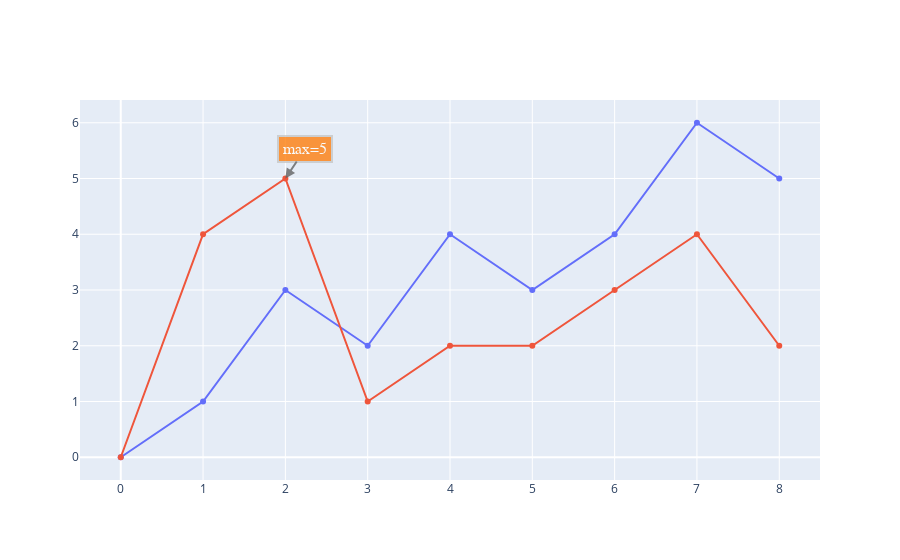

The code cell stored with this chart in its notebook:
### Markdown cell above
<h3 id="Styling-and-Coloring-Annotations">Styling and Coloring Annotations<a class="anchor-link" href="#Styling-and-Coloring-Annotations">¶</a></h3>

### Code cell
import plotly.graph_objects as go

fig = go.Figure()

fig.add_trace(go.Scatter(
    x=[0, 1, 2, 3, 4, 5, 6, 7, 8],
    y=[0, 1, 3, 2, 4, 3, 4, 6, 5]
))

fig.add_trace(go.Scatter(
    x=[0, 1, 2, 3, 4, 5, 6, 7, 8],
    y=[0, 4, 5, 1, 2, 2, 3, 4, 2]
))

fig.update_layout(
    showlegend=False,
    annotations=[
        go.layout.Annotation(
            x=2,
            y=5,
            xref="x",
            yref="y",
            text="max=5",
            showarrow=True,
            font=dict(
                family="Courier New, monospace",
                size=16,
                color="#ffffff"
            ),
            align="center",
            arrowhead=2,
            arrowsize=1,
            arrowwidth=2,
            arrowcolor="#636363",
            ax=20,
            ay=-30,
            bordercolor="#c7c7c7",
            borderwidth=2,
            borderpad=4,
            bgcolor="#ff7f0e",
            opacity=0.8
        )
    ]
)

fig.show()

### Figure 1 — Plotly figure (JSON) as saved in the notebook; plotly's stock layout.template omitted (floating-point values rounded to 4 significant figures)
{"data": [{"type": "scatter", "x": [0, 1, 2, 3, 4, 5, 6, 7, 8], "y": [0, 1, 3, 2, 4, 3, 4, 6, 5]}, {"type": "scatter", "x": [0, 1, 2, 3, 4, 5, 6, 7, 8], "y": [0, 4, 5, 1, 2, 2, 3, 4, 2]}], "layout": {"annotations": [{"align": "center", "arrowcolor": "#636363", "arrowhead": 2, "arrowsize": 1, "arrowwidth": 2, "ax": 20, "ay": -30, "bgcolor": "#ff7f0e", "bordercolor": "#c7c7c7", "borderpad": 4, "borderwidth": 2, "font": {"color": "#ffffff", "family": "Courier New, monospace", "size": 16}, "opacity": 0.8, "showarrow": true, "text": "max=5", "x": 2, "xref": "x", "y": 5, "yref": "y"}], "showlegend": false}}
